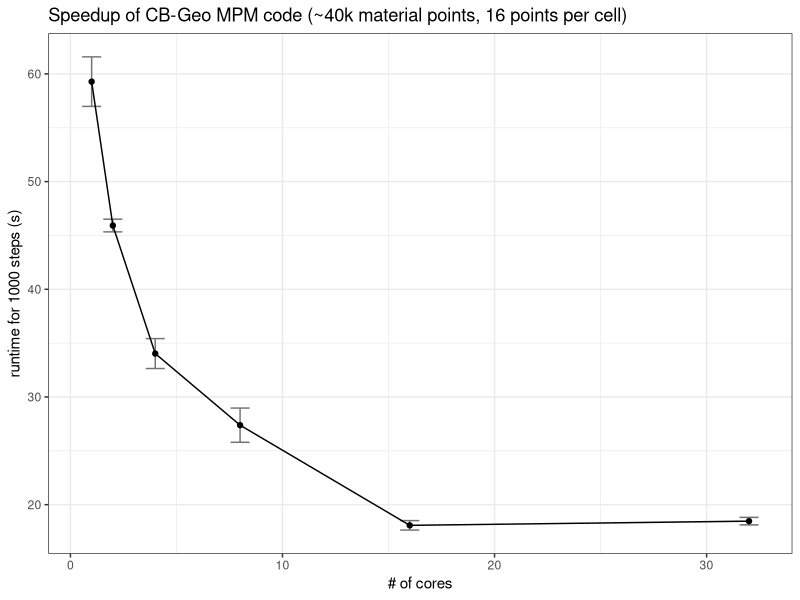

Write R code to recreate this figure.
library(ggplot2)
# Set working directory, put the path to the folder containing your files inbetween the inverted commas
setwd("./")
#Import your data, save it as a csv in excel with the column headings cores, runtime, error
df <- read.csv("speedup.csv", sep=",", header=TRUE)

# Line plot with error bar
p <- ggplot(df, aes(x=df$cores, y=df$runtime)) + 
     geom_errorbar(aes(ymin=df$runtime - df$error, ymax=df$runmax), width=.9, 
     position=position_dodge(0.05), colour="gray45") +
     geom_line(color="black") + geom_point() +
     theme_bw() +
     # Specify axis labels
     labs(x = "# of cores", y = "runtime for 1000 steps (s)", title="Speedup of CB-Geo MPM code (~40k material points, 16 points per cell)")


# Save file and scale axis
ggsave("speedup.pdf",p)

